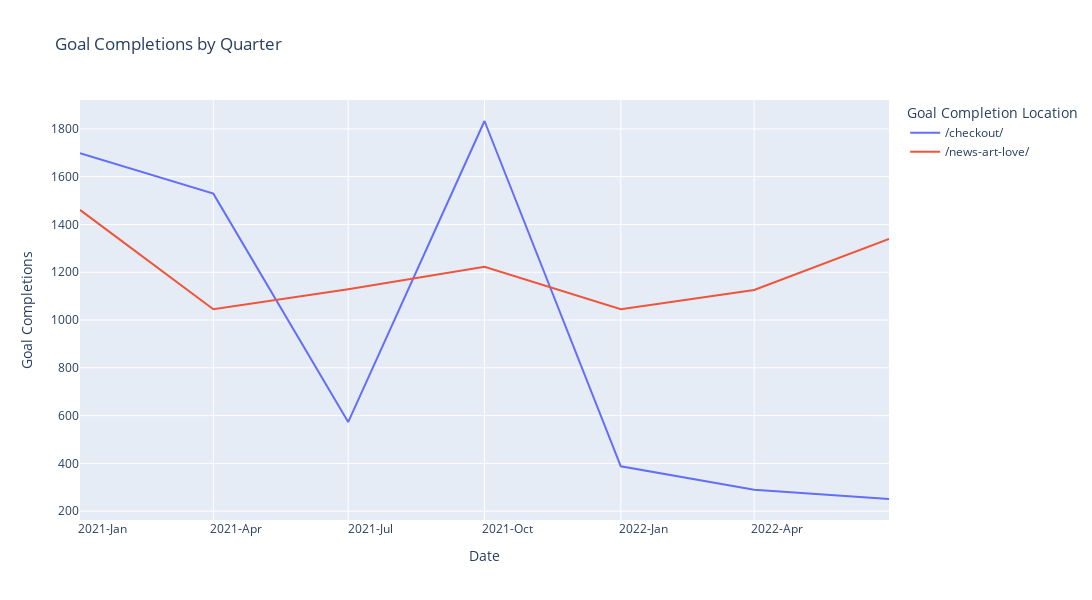

Source (notebook cell):
### Code cell
# Read the CSV file
df = pd.read_csv('output/flora/flora-events-conversions/Events or Conversions/consolidated-goal-urls.csv')

# # Now, let's create the Date column
df['Date'] = pd.to_datetime(df['Year'].astype(str) + '-' + df['Quarter'].apply(functions.quarter_to_month) + '-01')

# Convert Pageviews to Numeric
df['Goal Completions'] = pd.to_numeric(df['Goal Completions'].str.replace(',', ''), errors='coerce')
# Sort by date
df = df.sort_values("Date")

# Create Line Plot with the goals completion locations that exist
fig = px.line(df.query('(`Goal Completion Location` == "/checkout/") | (`Goal Completion Location` == "/news-art-love/")'), x='Date', y='Goal Completions', color='Goal Completion Location', title='Goal Completions by Quarter')

# Update the layout
fig.update_layout(
    autosize=False,
    width=1200,  # Width of the figure in pixels
    height=600  # Height of the figure in pixels
)

# Customize the x-axis to show both year and quarter
fig.update_xaxes(
    dtick="M3",
    tickformat="%Y-%b",  # This will show Year-Month
    ticklabelmode="period"
)

fig.show()
fig.write_html('output/flora/flora-goal-urls.html')

### Figure 1 — Plotly figure (JSON) as saved in the notebook; plotly's stock layout.template omitted (floating-point values rounded to 4 significant figures)
{"data": [{"hovertemplate": "Goal Completion Location=/checkout/<br>Date=%{x}<br>Goal Completions=%{y}<extra></extra>", "legendgroup": "/checkout/", "line": {"color": "#636efa", "dash": "solid"}, "marker": {"symbol": "circle"}, "mode": "lines", "name": "/checkout/", "orientation": "v", "showlegend": true, "type": "scatter", "x": ["2021-01-01T00:00:00", "2021-04-01T00:00:00", "2021-07-01T00:00:00", "2021-10-01T00:00:00", "2022-01-01T00:00:00", "2022-04-01T00:00:00", "2022-07-01T00:00:00"], "xaxis": "x", "y": [1698, 1529, 573, 1833, 388, 290, 251], "yaxis": "y"}, {"hovertemplate": "Goal Completion Location=/news-art-love/<br>Date=%{x}<br>Goal Completions=%{y}<extra></extra>", "legendgroup": "/news-art-love/", "line": {"color": "#EF553B", "dash": "solid"}, "marker": {"symbol": "circle"}, "mode": "lines", "name": "/news-art-love/", "orientation": "v", "showlegend": true, "type": "scatter", "x": ["2021-01-01T00:00:00", "2021-04-01T00:00:00", "2021-07-01T00:00:00", "2021-10-01T00:00:00", "2022-01-01T00:00:00", "2022-04-01T00:00:00", "2022-07-01T00:00:00"], "xaxis": "x", "y": [1461, 1045, 1129, 1223, 1045, 1126, 1339], "yaxis": "y"}], "layout": {"autosize": false, "height": 600, "legend": {"title": {"text": "Goal Completion Location"}, "tracegroupgap": 0}, "title": {"text": "Goal Completions by Quarter"}, "width": 1200, "xaxis": {"anchor": "y", "autorange": true, "domain": [0, 1], "dtick": "M3", "range": ["2021-01-01", "2022-07-01"], "tickformat": "%Y-%b", "ticklabelmode": "period", "title": {"text": "Date"}, "type": "date"}, "yaxis": {"anchor": "x", "autorange": true, "domain": [0, 1], "range": [163.1, 1921.0], "title": {"text": "Goal Completions"}, "type": "linear"}}}
